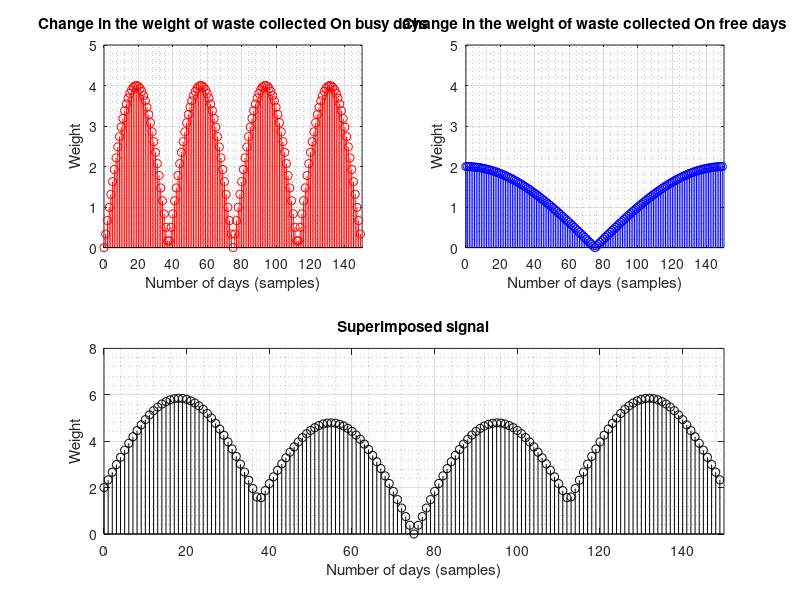
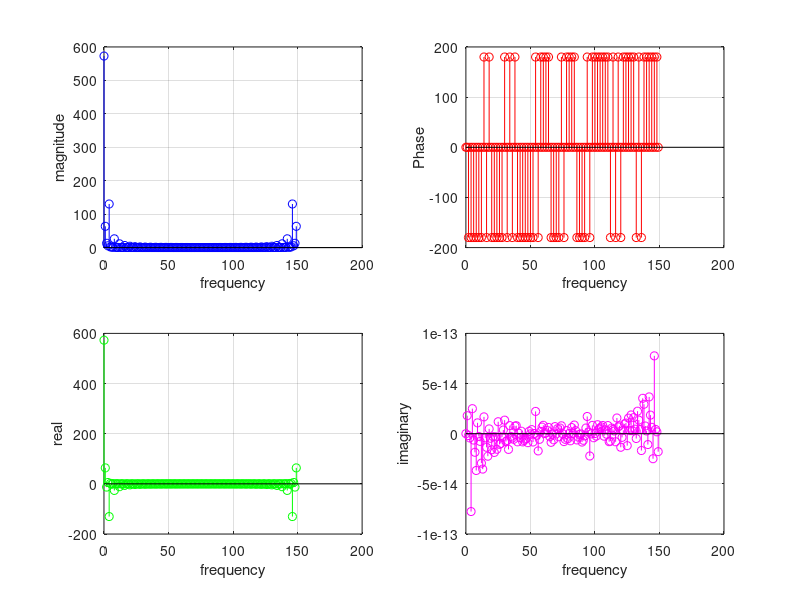
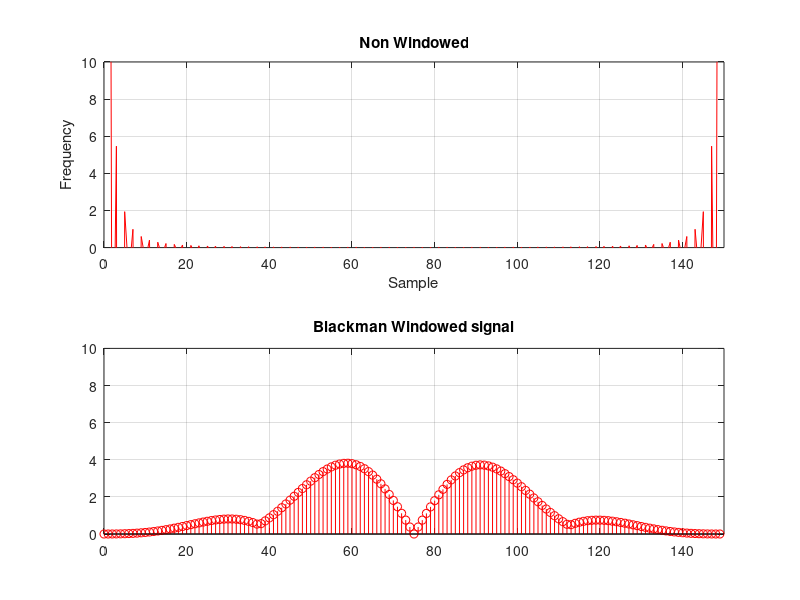

The MATLAB script that drew these images, in order:
%%PORTFOLIO 3
%Calculation of the Discrete Fourier Transform (DFT)

clear;
fs = 150; %sampling frequency
ts = 1 / fs  ; %sampling time

fb = 2 ;
fss = 0.5 ;

n  = 0 : (fs-1);
f  = 0 : 1 : (fs-1);

x1 = abs( 4 * sin(2*pi * (fb/fs) * n));
x2 = abs( 2 * cos(2*pi * (fss/fs) * n));

y  = x1 + x2;

%% First Window
DFT = fft(y); %discrete fourior transformation
m1 = abs(DFT); %magnitude of DFTed signal
p1 = angle(DFT); % phase of DFTed signal
r1 = real(DFT); %real part
i1 = imag(DFT);
%% Second Window
w1 = blackman(fs)'; % Black window
y2 = y.* w1;
%% Input signals
figure();
subplot(2,2,1); 
stem(n,x1, 'r'); 
grid('minor');
grid on;  
title('Change in the weight of waste collected On busy days');
xlabel('Number of days (samples)'); 
ylabel('Weight');
axis([0, fs, 0, 5]);

subplot(2,2,2); 
stem(n, x2, 'b');
grid('minor');
grid on;  
title('Change in the weight of waste collected On free days');
xlabel('Number of days (samples)'); 
ylabel('Weight');
axis([0, fs, 0, 5]);

subplot(2,1,2); 
stem(n, abs(y), 'k');
grid('minor');
grid on;  
title('Superimposed signal'); 
xlabel('Number of days (samples)'); 
ylabel('Weight');
axis([0, fs, 0, 8]);
%% No window Calculation
figure();
subplot(2,2,1); 
stem(f, m1, 'b'); 
grid on;  
xlabel('frequency'); 
ylabel('magnitude');

subplot(2,2,2); 
stem(f, p1*180/pi, 'r'); 
grid on;
xlabel('frequency'); 
ylabel('Phase');

subplot(2,2,3); 
stem(f, r1, 'g'); 
grid on;
xlabel('frequency'); 
ylabel('real');

subplot(2,2,4); 
stem(f, i1, 'm'); 
grid on;
xlabel('frequency'); 
ylabel('imaginary');
%% Triangular window calculations
figure();
subplot(2,1,1)
plot(n, DFT, 'r'); 
grid on;
xlabel("Sample");
ylabel("Frequency");
title('Non Windowed');
axis([0, fs, 0, 10]);

subplot(2,1,2)
stem(n, y2, 'r'); 
grid on;  
title('Blackman Windowed signal');
axis([0, fs, 0, 10]);
